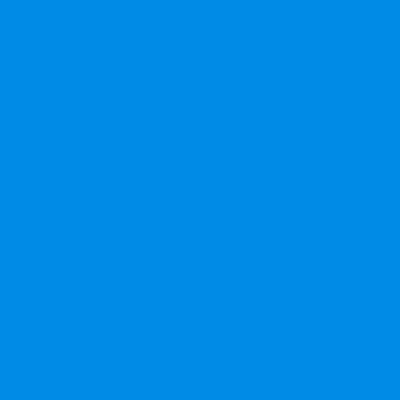
Frame 1 (no input)
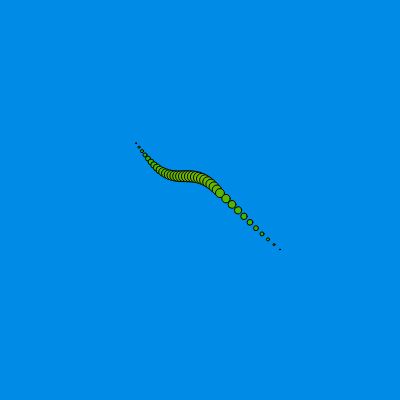
Frame 60 (no input)
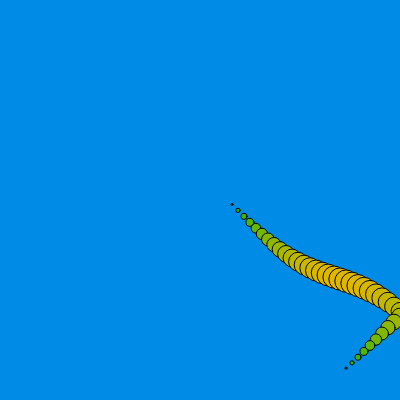
Frame 120 (the mouse pressed at the canvas centre since frame 60)

The p5.js sketch that drew these frames (run headless with seeded random() and noise() and a simulated clock; from frame 60 on, the mouse is pressed at the canvas centre):

// p5.js sketch
// ── sketch.js
///* // iteration - little snake


var points = 40;
var calc = 0;
var numx = [];
var numy = [];
var x = 100;
var y = 120;
var xs = 3.0;
var ys = 2.0;

function setup() {
    createCanvas(400, 400)
}

function mover() {
    x += xs;
    y += ys;
}

function checkedges(x, y) {
    if (x < 0 || x > width) {
        xs = -xs;
    }
    if (y < 0 || y > height) {
        ys = -ys;
    }
}

// voegt locaties toe - neemt locaties weg uit de lijst
function storeposition() {
    if (calc < points) {
        numx.push(x);
        numy.push(y);
        calc += 1;
    } else {
        numx.splice(0, 1);
        numy.splice(0, 1);
        calc -= 1;
    }
}

function draw() {
    background(0, 140, 230);
    mover();
    checkedges(x, y);
    storeposition();
    for (var i = 0; i < numx.length; i++) {
        var xx = numx[i];
        var yy = numy[i];
        var s = numx.length - i;
        var ss = i * s * sin(frameCount / 20.0) * .2;
        yy += 10.0 * sin(frameCount / 10.0 + i / 5.0);
        fill(abs(ss) * 10.0, 183, 0);
        ellipse(xx, yy, ss, ss);
    }
}

//*/
